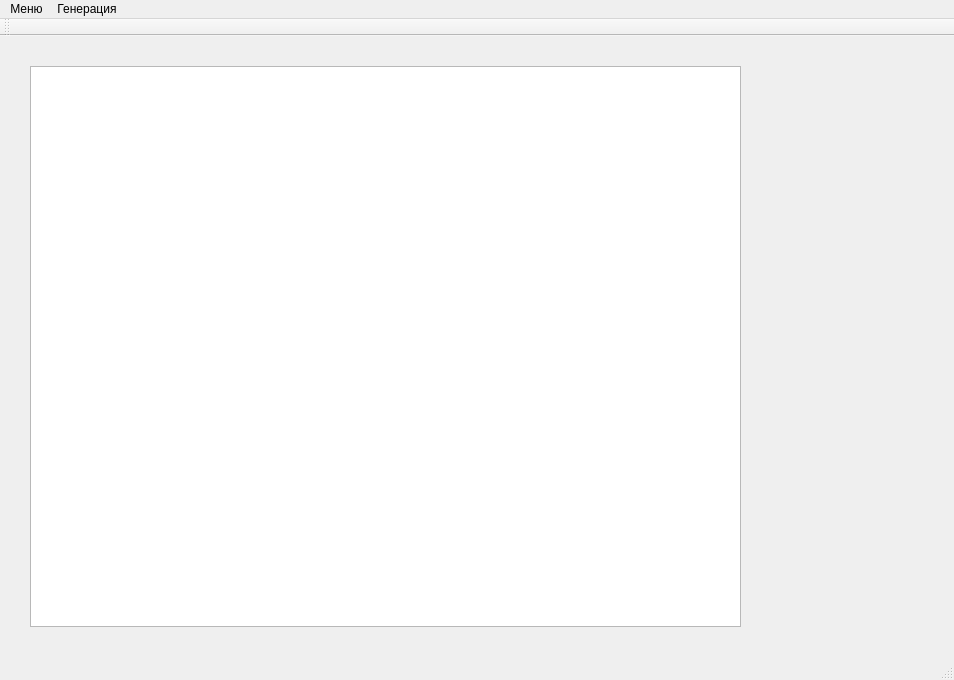
<?xml version="1.0" encoding="UTF-8"?>
<ui version="4.0">
 <class>MainWindow</class>
 <widget class="QMainWindow" name="MainWindow">
  <property name="geometry">
   <rect>
    <x>0</x>
    <y>0</y>
    <width>954</width>
    <height>680</height>
   </rect>
  </property>
  <property name="windowTitle">
   <string>MainWindow</string>
  </property>
  <widget class="QWidget" name="centralWidget">
   <widget class="QGraphicsView" name="graphicsView">
    <property name="geometry">
     <rect>
      <x>30</x>
      <y>30</y>
      <width>711</width>
      <height>561</height>
     </rect>
    </property>
   </widget>
  </widget>
  <widget class="QMenuBar" name="menuBar">
   <property name="geometry">
    <rect>
     <x>0</x>
     <y>0</y>
     <width>954</width>
     <height>22</height>
    </rect>
   </property>
   <widget class="QMenu" name="menu">
    <property name="title">
     <string>Генерация</string>
    </property>
    <addaction name="actionRecursive_Backtracking"/>
    <addaction name="actionHunt_Hint"/>
    <addaction name="actionBinnary_Tree"/>
    <addaction name="actionWilson_s_Algorithm"/>
   </widget>
   <widget class="QMenu" name="menuVty">
    <property name="title">
     <string>Меню</string>
    </property>
    <addaction name="actionSize"/>
   </widget>
   <addaction name="menuVty"/>
   <addaction name="menu"/>
  </widget>
  <widget class="QToolBar" name="mainToolBar">
   <attribute name="toolBarArea">
    <enum>TopToolBarArea</enum>
   </attribute>
   <attribute name="toolBarBreak">
    <bool>false</bool>
   </attribute>
  </widget>
  <widget class="QStatusBar" name="statusBar"/>
  <action name="actionRecursive_Backtracking">
   <property name="text">
    <string>Recursive Backtracking</string>
   </property>
   <property name="shortcut">
    <string>Ctrl+1</string>
   </property>
  </action>
  <action name="actionSize">
   <property name="text">
    <string>Выбрать размер</string>
   </property>
  </action>
  <action name="actionHunt_Hint">
   <property name="text">
    <string>Hunt and Hint</string>
   </property>
   <property name="shortcut">
    <string>Ctrl+2</string>
   </property>
  </action>
  <action name="actionBinnary_Tree">
   <property name="text">
    <string>Binary Tree</string>
   </property>
   <property name="shortcut">
    <string>Ctrl+3</string>
   </property>
  </action>
  <action name="actionWilson_s_Algorithm">
   <property name="text">
    <string>Wilson's Algorithm</string>
   </property>
   <property name="shortcut">
    <string>Ctrl+4</string>
   </property>
  </action>
 </widget>
 <layoutdefault spacing="6" margin="11"/>
 <resources/>
 <connections/>
</ui>
